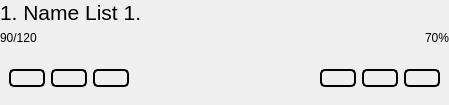
<?xml version="1.0" encoding="UTF-8"?>
<ui version="4.0">
 <class>Form</class>
 <widget class="QWidget" name="Form">
  <property name="geometry">
   <rect>
    <x>0</x>
    <y>0</y>
    <width>449</width>
    <height>105</height>
   </rect>
  </property>
  <property name="windowTitle">
   <string>Form</string>
  </property>
  <layout class="QVBoxLayout" name="verticalLayout_2" stretch="1,0">
   <property name="leftMargin">
    <number>0</number>
   </property>
   <property name="topMargin">
    <number>0</number>
   </property>
   <property name="rightMargin">
    <number>0</number>
   </property>
   <property name="bottomMargin">
    <number>0</number>
   </property>
   <item>
    <layout class="QVBoxLayout" name="verticalLayout">
     <item>
      <layout class="QVBoxLayout" name="verticalLayout_3">
       <item>
        <layout class="QVBoxLayout" name="verticalLayout_4">
         <item>
          <widget class="QLabel" name="label_name_list">
           <property name="sizePolicy">
            <sizepolicy hsizetype="Preferred" vsizetype="Maximum">
             <horstretch>0</horstretch>
             <verstretch>0</verstretch>
            </sizepolicy>
           </property>
           <property name="font">
            <font>
             <pointsize>16</pointsize>
            </font>
           </property>
           <property name="text">
            <string>1. Name List 1.</string>
           </property>
          </widget>
         </item>
         <item>
          <layout class="QHBoxLayout" name="horizontalLayout">
           <item>
            <widget class="QLabel" name="label_counts">
             <property name="sizePolicy">
              <sizepolicy hsizetype="Preferred" vsizetype="Maximum">
               <horstretch>0</horstretch>
               <verstretch>0</verstretch>
              </sizepolicy>
             </property>
             <property name="text">
              <string>90/120</string>
             </property>
            </widget>
           </item>
           <item>
            <widget class="QPushButton" name="but_open_down_buttons">
             <property name="styleSheet">
              <string notr="true">QPushButton {
color: rgb(250, 250, 250);
background-color: rgba(255, 255, 255, 0);
border-radius: 5px;
border: 0px solid #000;
}</string>
             </property>
             <property name="text">
              <string/>
             </property>
             <property name="icon">
              <iconset>
               <normaloff>../../icons/down-arrow.png</normaloff>../../icons/down-arrow.png</iconset>
             </property>
             <property name="iconSize">
              <size>
               <width>20</width>
               <height>20</height>
              </size>
             </property>
            </widget>
           </item>
           <item>
            <widget class="QLabel" name="label_learned_percent">
             <property name="sizePolicy">
              <sizepolicy hsizetype="Preferred" vsizetype="Maximum">
               <horstretch>0</horstretch>
               <verstretch>0</verstretch>
              </sizepolicy>
             </property>
             <property name="text">
              <string>70%</string>
             </property>
             <property name="alignment">
              <set>Qt::AlignRight|Qt::AlignTrailing|Qt::AlignVCenter</set>
             </property>
            </widget>
           </item>
          </layout>
         </item>
        </layout>
       </item>
      </layout>
     </item>
    </layout>
   </item>
   <item>
    <widget class="QWidget" name="widget_buttons" native="true">
     <layout class="QHBoxLayout" name="layout_buttons">
      <item>
       <layout class="QHBoxLayout" name="horizontalLayout_2">
        <item>
         <widget class="QPushButton" name="but_open">
          <property name="sizePolicy">
           <sizepolicy hsizetype="Maximum" vsizetype="Maximum">
            <horstretch>0</horstretch>
            <verstretch>0</verstretch>
           </sizepolicy>
          </property>
          <property name="styleSheet">
           <string notr="true">QPushButton {
color: rgb(250, 250, 250);
background-color: rgba(255, 255, 255, 0);
border-radius: 5px;
border: 2px solid #000;
}</string>
          </property>
          <property name="text">
           <string/>
          </property>
          <property name="icon">
           <iconset>
            <normaloff>../../icons/search.png</normaloff>../../icons/search.png</iconset>
          </property>
          <property name="iconSize">
           <size>
            <width>20</width>
            <height>20</height>
           </size>
          </property>
         </widget>
        </item>
        <item>
         <widget class="QPushButton" name="but_learn">
          <property name="sizePolicy">
           <sizepolicy hsizetype="Maximum" vsizetype="Maximum">
            <horstretch>0</horstretch>
            <verstretch>0</verstretch>
           </sizepolicy>
          </property>
          <property name="styleSheet">
           <string notr="true">QPushButton {
color: rgb(250, 250, 250);
background-color: rgba(255, 255, 255, 0);
border-radius: 5px;
border: 2px solid #000;
}</string>
          </property>
          <property name="text">
           <string/>
          </property>
          <property name="icon">
           <iconset>
            <normaloff>../../icons/reading-book.png</normaloff>../../icons/reading-book.png</iconset>
          </property>
          <property name="iconSize">
           <size>
            <width>20</width>
            <height>20</height>
           </size>
          </property>
         </widget>
        </item>
        <item>
         <widget class="QPushButton" name="but_test">
          <property name="sizePolicy">
           <sizepolicy hsizetype="Maximum" vsizetype="Maximum">
            <horstretch>0</horstretch>
            <verstretch>0</verstretch>
           </sizepolicy>
          </property>
          <property name="styleSheet">
           <string notr="true">QPushButton {
color: rgb(250, 250, 250);
background-color: rgba(255, 255, 255, 0);
border-radius: 5px;
border: 2px solid #000;
}</string>
          </property>
          <property name="text">
           <string/>
          </property>
          <property name="icon">
           <iconset>
            <normaloff>../../icons/learn.png</normaloff>../../icons/learn.png</iconset>
          </property>
          <property name="iconSize">
           <size>
            <width>20</width>
            <height>20</height>
           </size>
          </property>
         </widget>
        </item>
        <item>
         <spacer name="horizontalSpacer">
          <property name="orientation">
           <enum>Qt::Horizontal</enum>
          </property>
          <property name="sizeHint" stdset="0">
           <size>
            <width>40</width>
            <height>20</height>
           </size>
          </property>
         </spacer>
        </item>
       </layout>
      </item>
      <item>
       <widget class="QPushButton" name="but_hide">
        <property name="sizePolicy">
         <sizepolicy hsizetype="Maximum" vsizetype="Maximum">
          <horstretch>0</horstretch>
          <verstretch>0</verstretch>
         </sizepolicy>
        </property>
        <property name="styleSheet">
         <string notr="true">QPushButton {
color: rgb(250, 250, 250);
background-color: rgba(255, 255, 255, 0);
border-radius: 5px;
border: 2px solid #000;
}</string>
        </property>
        <property name="text">
         <string/>
        </property>
        <property name="icon">
         <iconset>
          <normaloff>../../icons/hidden.png</normaloff>../../icons/hidden.png</iconset>
        </property>
        <property name="iconSize">
         <size>
          <width>20</width>
          <height>20</height>
         </size>
        </property>
       </widget>
      </item>
      <item>
       <widget class="QPushButton" name="but_edit">
        <property name="sizePolicy">
         <sizepolicy hsizetype="Maximum" vsizetype="Maximum">
          <horstretch>0</horstretch>
          <verstretch>0</verstretch>
         </sizepolicy>
        </property>
        <property name="styleSheet">
         <string notr="true">QPushButton {
color: rgb(250, 250, 250);
background-color: rgba(255, 255, 255, 0);
border-radius: 5px;
border: 2px solid #000;
}</string>
        </property>
        <property name="text">
         <string/>
        </property>
        <property name="icon">
         <iconset>
          <normaloff>../../icons/edit.png</normaloff>../../icons/edit.png</iconset>
        </property>
        <property name="iconSize">
         <size>
          <width>20</width>
          <height>20</height>
         </size>
        </property>
       </widget>
      </item>
      <item>
       <widget class="QPushButton" name="but_delete">
        <property name="sizePolicy">
         <sizepolicy hsizetype="Maximum" vsizetype="Maximum">
          <horstretch>0</horstretch>
          <verstretch>0</verstretch>
         </sizepolicy>
        </property>
        <property name="styleSheet">
         <string notr="true">QPushButton {
color: rgb(250, 250, 250);
background-color: rgba(255, 255, 255, 0);
border-radius: 5px;
border: 2px solid #000;
}</string>
        </property>
        <property name="text">
         <string/>
        </property>
        <property name="icon">
         <iconset>
          <normaloff>../../icons/trash.png</normaloff>../../icons/trash.png</iconset>
        </property>
        <property name="iconSize">
         <size>
          <width>20</width>
          <height>20</height>
         </size>
        </property>
       </widget>
      </item>
     </layout>
    </widget>
   </item>
  </layout>
 </widget>
 <resources/>
 <connections>
  <connection>
   <sender>but_open_down_buttons</sender>
   <signal>toggled(bool)</signal>
   <receiver>widget_buttons</receiver>
   <slot>setHidden(bool)</slot>
   <hints>
    <hint type="sourcelabel">
     <x>218</x>
     <y>40</y>
    </hint>
    <hint type="destinationlabel">
     <x>227</x>
     <y>75</y>
    </hint>
   </hints>
  </connection>
 </connections>
</ui>
